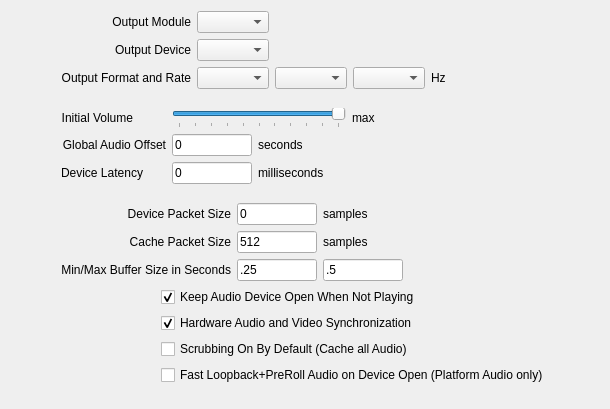
     <widget class="QWidget" name="audioTab">
      <attribute name="title">
       <string>Audio</string>
      </attribute>
      <layout class="QHBoxLayout" name="horizontalLayout_39">
       <item>
        <spacer name="horizontalSpacer_32">
         <property name="orientation">
          <enum>Qt::Horizontal</enum>
         </property>
         <property name="sizeType">
          <enum>QSizePolicy::MinimumExpanding</enum>
         </property>
         <property name="sizeHint" stdset="0">
          <size>
           <width>50</width>
           <height>20</height>
          </size>
         </property>
        </spacer>
       </item>
       <item>
        <layout class="QVBoxLayout" name="verticalLayout_10">
         <item>
          <layout class="QFormLayout" name="formLayout_13">
           <property name="labelAlignment">
            <set>Qt::AlignRight|Qt::AlignTrailing|Qt::AlignVCenter</set>
           </property>
           <item row="0" column="0">
            <widget class="QLabel" name="label_60">
             <property name="text">
              <string>Output Module</string>
             </property>
             <property name="alignment">
              <set>Qt::AlignRight|Qt::AlignTrailing|Qt::AlignVCenter</set>
             </property>
            </widget>
           </item>
           <item row="0" column="1">
            <layout class="QHBoxLayout" name="horizontalLayout_8">
             <item>
              <widget class="QComboBox" name="audioModuleCombo"/>
             </item>
             <item>
              <spacer name="horizontalSpacer_8">
               <property name="orientation">
                <enum>Qt::Horizontal</enum>
               </property>
               <property name="sizeHint" stdset="0">
                <size>
                 <width>40</width>
                 <height>20</height>
                </size>
               </property>
              </spacer>
             </item>
            </layout>
           </item>
           <item row="1" column="0">
            <widget class="QLabel" name="label_59">
             <property name="text">
              <string>Output Device</string>
             </property>
             <property name="alignment">
              <set>Qt::AlignRight|Qt::AlignTrailing|Qt::AlignVCenter</set>
             </property>
            </widget>
           </item>
           <item row="1" column="1">
            <layout class="QHBoxLayout" name="horizontalLayout_9">
             <item>
              <widget class="QComboBox" name="audioDeviceCombo"/>
             </item>
             <item>
              <spacer name="horizontalSpacer_9">
               <property name="orientation">
                <enum>Qt::Horizontal</enum>
               </property>
               <property name="sizeHint" stdset="0">
                <size>
                 <width>40</width>
                 <height>20</height>
                </size>
               </property>
              </spacer>
             </item>
            </layout>
           </item>
           <item row="2" column="0">
            <widget class="QLabel" name="label">
             <property name="text">
              <string>Output Format and Rate</string>
             </property>
             <property name="alignment">
              <set>Qt::AlignRight|Qt::AlignTrailing|Qt::AlignVCenter</set>
             </property>
            </widget>
           </item>
           <item row="2" column="1">
            <layout class="QHBoxLayout" name="horizontalLayout_7">
             <item>
              <widget class="QComboBox" name="audioDeviceLayoutCombo"/>
             </item>
             <item>
              <widget class="QComboBox" name="audioDeviceFormatCombo"/>
             </item>
             <item>
              <widget class="QComboBox" name="audioDeviceRateWidget"/>
             </item>
             <item>
              <widget class="QLabel" name="label_61">
               <property name="text">
                <string>Hz</string>
               </property>
              </widget>
             </item>
             <item>
              <spacer name="horizontalSpacer_7">
               <property name="orientation">
                <enum>Qt::Horizontal</enum>
               </property>
               <property name="sizeHint" stdset="0">
                <size>
                 <width>40</width>
                 <height>20</height>
                </size>
               </property>
              </spacer>
             </item>
            </layout>
           </item>
          </layout>
         </item>
         <item>
          <spacer name="verticalSpacer">
           <property name="orientation">
            <enum>Qt::Vertical</enum>
           </property>
           <property name="sizeType">
            <enum>QSizePolicy::Fixed</enum>
           </property>
           <property name="sizeHint" stdset="0">
            <size>
             <width>20</width>
             <height>13</height>
            </size>
           </property>
          </spacer>
         </item>
         <item>
          <layout class="QFormLayout" name="formLayout_14">
           <property name="fieldGrowthPolicy">
            <enum>QFormLayout::AllNonFixedFieldsGrow</enum>
           </property>
           <item row="0" column="0">
            <widget class="QLabel" name="label_57">
             <property name="text">
              <string>Initial Volume</string>
             </property>
             <property name="alignment">
              <set>Qt::AlignRight|Qt::AlignTrailing|Qt::AlignVCenter</set>
             </property>
            </widget>
           </item>
           <item row="0" column="1">
            <layout class="QHBoxLayout" name="horizontalLayout_10">
             <item>
              <widget class="QSlider" name="volumeSlider">
               <property name="minimumSize">
                <size>
                 <width>80</width>
                 <height>0</height>
                </size>
               </property>
               <property name="maximum">
                <number>100</number>
               </property>
               <property name="value">
                <number>100</number>
               </property>
               <property name="orientation">
                <enum>Qt::Horizontal</enum>
               </property>
               <property name="invertedAppearance">
                <bool>false</bool>
               </property>
               <property name="invertedControls">
                <bool>false</bool>
               </property>
               <property name="tickPosition">
                <enum>QSlider::TicksBelow</enum>
               </property>
              </widget>
             </item>
             <item>
              <widget class="QLabel" name="label_58">
               <property name="text">
                <string>max</string>
               </property>
              </widget>
             </item>
             <item>
              <spacer name="horizontalSpacer_10">
               <property name="orientation">
                <enum>Qt::Horizontal</enum>
               </property>
               <property name="sizeHint" stdset="0">
                <size>
                 <width>40</width>
                 <height>20</height>
                </size>
               </property>
              </spacer>
             </item>
            </layout>
           </item>
           <item row="1" column="0">
            <widget class="QLabel" name="label_70">
             <property name="text">
              <string>Global Audio Offset</string>
             </property>
             <property name="alignment">
              <set>Qt::AlignRight|Qt::AlignTrailing|Qt::AlignVCenter</set>
             </property>
            </widget>
           </item>
           <item row="1" column="1">
            <layout class="QHBoxLayout" name="horizontalLayout_32">
             <item>
              <widget class="QLineEdit" name="audioGlobalOffsetEdit">
               <property name="maximumSize">
                <size>
                 <width>80</width>
                 <height>16777215</height>
                </size>
               </property>
               <property name="text">
                <string>0</string>
               </property>
              </widget>
             </item>
             <item>
              <widget class="QLabel" name="label_72">
               <property name="text">
                <string>seconds</string>
               </property>
              </widget>
             </item>
             <item>
              <spacer name="horizontalSpacer_44">
               <property name="orientation">
                <enum>Qt::Horizontal</enum>
               </property>
               <property name="sizeHint" stdset="0">
                <size>
                 <width>40</width>
                 <height>20</height>
                </size>
               </property>
              </spacer>
             </item>
            </layout>
           </item>
           <item row="2" column="0">
            <widget class="QLabel" name="label_73">
             <property name="text">
              <string>Device Latency</string>
             </property>
             <property name="alignment">
              <set>Qt::AlignRight|Qt::AlignTrailing|Qt::AlignVCenter</set>
             </property>
            </widget>
           </item>
           <item row="2" column="1">
            <layout class="QHBoxLayout" name="horizontalLayout_33">
             <item>
              <widget class="QLineEdit" name="audioDeviceLatencyEdit">
               <property name="maximumSize">
                <size>
                 <width>80</width>
                 <height>16777215</height>
                </size>
               </property>
               <property name="text">
                <string>0</string>
               </property>
              </widget>
             </item>
             <item>
              <widget class="QLabel" name="label_74">
               <property name="text">
                <string>milliseconds</string>
               </property>
              </widget>
             </item>
             <item>
              <spacer name="horizontalSpacer_46">
               <property name="orientation">
                <enum>Qt::Horizontal</enum>
               </property>
               <property name="sizeHint" stdset="0">
                <size>
                 <width>40</width>
                 <height>20</height>
                </size>
               </property>
              </spacer>
             </item>
            </layout>
           </item>
          </layout>
         </item>
         <item>
          <spacer name="verticalSpacer_2">
           <property name="orientation">
            <enum>Qt::Vertical</enum>
           </property>
           <property name="sizeType">
            <enum>QSizePolicy::Fixed</enum>
           </property>
           <property name="sizeHint" stdset="0">
            <size>
             <width>20</width>
             <height>13</height>
            </size>
           </property>
          </spacer>
         </item>
         <item>
          <layout class="QFormLayout" name="formLayout_15">
           <property name="labelAlignment">
            <set>Qt::AlignRight|Qt::AlignTrailing|Qt::AlignVCenter</set>
           </property>
           <item row="0" column="0">
            <widget class="QLabel" name="label_55">
             <property name="text">
              <string>Device Packet Size</string>
             </property>
             <property name="alignment">
              <set>Qt::AlignRight|Qt::AlignTrailing|Qt::AlignVCenter</set>
             </property>
            </widget>
           </item>
           <item row="0" column="1">
            <layout class="QHBoxLayout" name="horizontalLayout_11">
             <item>
              <widget class="QLineEdit" name="audioDevicePacketEdit">
               <property name="maximumSize">
                <size>
                 <width>80</width>
                 <height>16777215</height>
                </size>
               </property>
               <property name="text">
                <string>0</string>
               </property>
              </widget>
             </item>
             <item>
              <widget class="QLabel" name="label_56">
               <property name="text">
                <string>samples</string>
               </property>
              </widget>
             </item>
             <item>
              <spacer name="horizontalSpacer_11">
               <property name="orientation">
                <enum>Qt::Horizontal</enum>
               </property>
               <property name="sizeHint" stdset="0">
                <size>
                 <width>40</width>
                 <height>20</height>
                </size>
               </property>
              </spacer>
             </item>
            </layout>
           </item>
           <item row="1" column="0">
            <widget class="QLabel" name="label_53">
             <property name="text">
              <string>Cache Packet Size</string>
             </property>
             <property name="alignment">
              <set>Qt::AlignRight|Qt::AlignTrailing|Qt::AlignVCenter</set>
             </property>
            </widget>
           </item>
           <item row="1" column="1">
            <layout class="QHBoxLayout" name="horizontalLayout_12">
             <item>
              <widget class="QLineEdit" name="audioCachePacketEdit">
               <property name="maximumSize">
                <size>
                 <width>80</width>
                 <height>16777215</height>
                </size>
               </property>
               <property name="text">
                <string>512</string>
               </property>
              </widget>
             </item>
             <item>
              <widget class="QLabel" name="label_54">
               <property name="text">
                <string>samples</string>
               </property>
              </widget>
             </item>
             <item>
              <spacer name="horizontalSpacer_12">
               <property name="orientation">
                <enum>Qt::Horizontal</enum>
               </property>
               <property name="sizeHint" stdset="0">
                <size>
                 <width>40</width>
                 <height>20</height>
                </size>
               </property>
              </spacer>
             </item>
            </layout>
           </item>
           <item row="2" column="0">
            <widget class="QLabel" name="label_52">
             <property name="text">
              <string>Min/Max Buffer Size in Seconds</string>
             </property>
             <property name="alignment">
              <set>Qt::AlignRight|Qt::AlignTrailing|Qt::AlignVCenter</set>
             </property>
            </widget>
           </item>
           <item row="2" column="1">
            <layout class="QHBoxLayout" name="horizontalLayout_13">
             <item>
              <widget class="QLineEdit" name="audioCacheMinEdit">
               <property name="maximumSize">
                <size>
                 <width>80</width>
                 <height>16777215</height>
                </size>
               </property>
               <property name="text">
                <string>.25</string>
               </property>
              </widget>
             </item>
             <item>
              <widget class="QLineEdit" name="audioCacheMaxEdit">
               <property name="maximumSize">
                <size>
                 <width>80</width>
                 <height>16777215</height>
                </size>
               </property>
               <property name="text">
                <string>.5</string>
               </property>
              </widget>
             </item>
             <item>
              <spacer name="horizontalSpacer_13">
               <property name="orientation">
                <enum>Qt::Horizontal</enum>
               </property>
               <property name="sizeHint" stdset="0">
                <size>
                 <width>40</width>
                 <height>20</height>
                </size>
               </property>
              </spacer>
             </item>
            </layout>
           </item>
          </layout>
         </item>
         <item>
          <layout class="QVBoxLayout" name="verticalLayout_7">
           <property name="leftMargin">
            <number>100</number>
           </property>
           <item>
            <widget class="QCheckBox" name="audioHoldOpenToggle">
             <property name="text">
              <string>Keep Audio Device Open When Not Playing</string>
             </property>
             <property name="checked">
              <bool>true</bool>
             </property>
            </widget>
           </item>
           <item>
            <widget class="QCheckBox" name="audioHardwareLockToggle">
             <property name="text">
              <string>Hardware Audio and Video Synchronization</string>
             </property>
             <property name="checked">
              <bool>true</bool>
             </property>
            </widget>
           </item>
           <item>
            <widget class="QCheckBox" name="audioScrubAtLaunchToggle">
             <property name="text">
              <string>Scrubbing On By Default (Cache all Audio)</string>
             </property>
             <property name="checked">
              <bool>false</bool>
             </property>
            </widget>
           </item>
           <item>
            <widget class="QCheckBox" name="audioPreRollToggle">
             <property name="text">
              <string>Fast Loopback+PreRoll Audio on Device Open (Platform Audio only)</string>
             </property>
             <property name="checked">
              <bool>false</bool>
             </property>
            </widget>
           </item>
          </layout>
         </item>
         <item>
          <spacer name="verticalSpacer_3">
           <property name="orientation">
            <enum>Qt::Vertical</enum>
           </property>
           <property name="sizeHint" stdset="0">
            <size>
             <width>20</width>
             <height>13</height>
            </size>
           </property>
          </spacer>
         </item>
        </layout>
       </item>
       <item>
        <spacer name="horizontalSpacer_33">
         <property name="orientation">
          <enum>Qt::Horizontal</enum>
         </property>
         <property name="sizeType">
          <enum>QSizePolicy::MinimumExpanding</enum>
         </property>
         <property name="sizeHint" stdset="0">
          <size>
           <width>50</width>
           <height>20</height>
          </size>
         </property>
        </spacer>
       </item>
      </layout>
     </widget>
